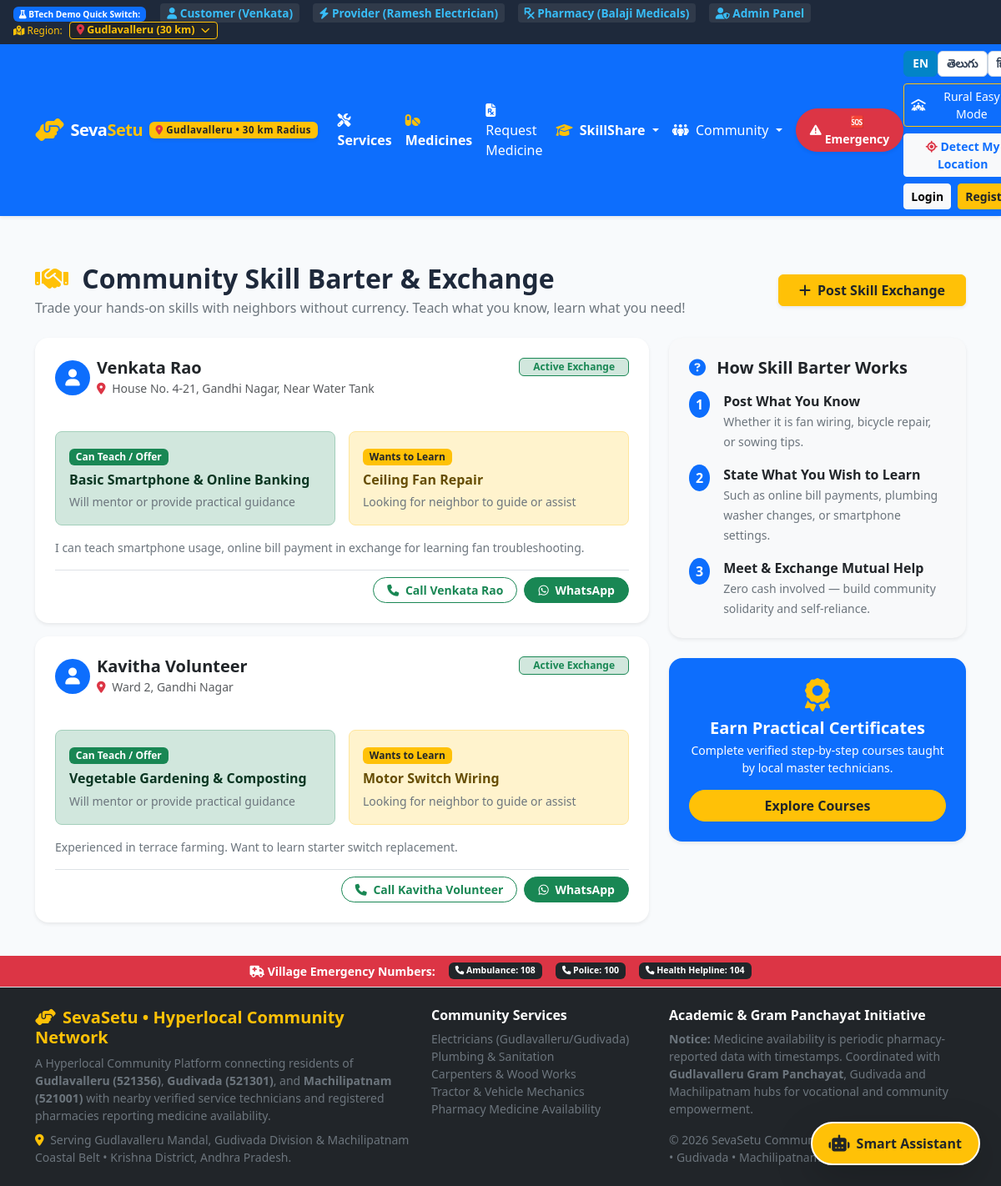
The app's page /skillshare/skill-exchange, older data.
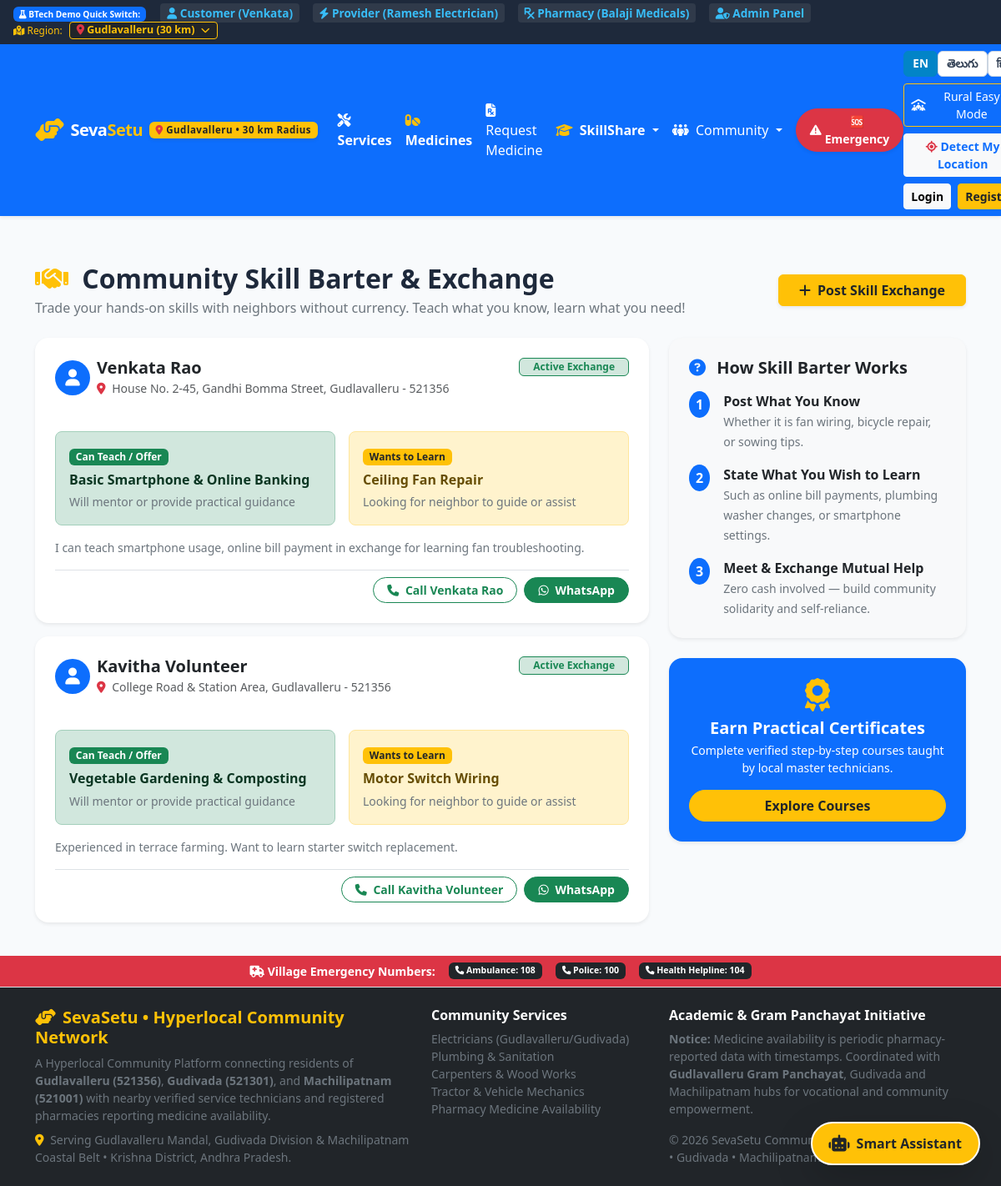
The same page, newer data.
### tables this page shows
CREATE TABLE skill_exchanges (
        exchange_id INTEGER PRIMARY KEY AUTOINCREMENT,
        user_id INTEGER NOT NULL,
        teach_skill TEXT NOT NULL,
        learn_skill TEXT NOT NULL,
        notes TEXT,
        status TEXT DEFAULT 'Active' CHECK(status IN ('Active', 'Matched', 'Closed')),
        created_at TIMESTAMP DEFAULT CURRENT_TIMESTAMP,
        FOREIGN KEY (user_id) REFERENCES users(user_id) ON DELETE CASCADE
    );

CREATE TABLE users (
        user_id INTEGER PRIMARY KEY AUTOINCREMENT,
        name TEXT NOT NULL,
        email TEXT UNIQUE NOT NULL,
        phone TEXT NOT NULL,
        password_hash TEXT NOT NULL,
        role TEXT NOT NULL CHECK(role IN ('customer', 'provider', 'pharmacy', 'admin')),
        latitude REAL DEFAULT 17.3850,
        longitude REAL DEFAULT 78.4867,
        address TEXT,
        created_at TIMESTAMP DEFAULT CURRENT_TIMESTAMP
    );

### routes/skillshare.py (the view)
@skillshare_bp.route('/exchange', endpoint='skill_exchange')
@skillshare_bp.route('/skill-exchange', endpoint='skill_exchange_list')
def skill_exchange():
    exchanges = query_db("""
        SELECT se.*, u.name as user_name, u.phone as user_phone, u.address as user_address
        FROM skill_exchanges se
        JOIN users u ON se.user_id = u.user_id
        WHERE se.status = 'Active'
        ORDER BY se.created_at DESC
    """)
    return render_template('skill_exchange.html', exchanges=exchanges)

### database.py (called while the page is built)
def get_db():
    if 'db' not in g:
        g.db = sqlite3.connect(Config.DATABASE_PATH)
        g.db.row_factory = sqlite3.Row
        g.db.execute("PRAGMA foreign_keys = ON")
        g.db.create_function("haversine", 4, haversine)
    return g.db

def query_db(query, args=(), one=False):
    db = get_db()
    cur = db.execute(query, args)
    rv = cur.fetchall()
    cur.close()
    return (rv[0] if rv else None) if one else rv

### templates/skill_exchange.html (shortened to what the changed rows need)
{% extends 'base.html' %}
{% block content %}
<div class="container py-4">
  <div class="d-flex justify-content-between align-items-center flex-wrap gap-2 mb-4">
    <div>
      <h2 class="fw-bold mb-1">
        <i class="fa-solid fa-handshake text-warning me-2"></i> Community Skill Barter & Exchange
      </h2>
    </div>
  </div>
  <div class="row g-4">
    <div class="col-lg-8">
      {% if exchanges %}
        <div class="row g-3">
          {% for ex in exchanges %}
          <div class="col-12">
            <div class="card border-0 shadow-sm rounded-4 p-4 bg-white">
              <div class="d-flex justify-content-between align-items-start flex-wrap gap-2 mb-3">
                <div class="d-flex align-items-center gap-2">
                  <div class="bg-primary text-white p-2 rounded-circle fs-5 d-flex align-items-center justify-content-center" style="width: 42px; height: 42px;">
                    <i class="fa-solid fa-user"></i>
                  </div>
                  <div>
                    <h5 class="fw-bold mb-0 text-dark">{{ ex.user_name }}</h5>
                    <small class="text-muted"><i class="fa-solid fa-location-dot me-1 text-danger"></i> {{ ex.user_address or 'Local Community Member' }}</small>
                  </div>
                </div>
                <span class="badge bg-success-subtle text-success border border-success px-3 py-1">Active Exchange</span>
              </div>
              <div class="row g-3 my-2">
                <div class="col-md-6">
                  <div class="p-3 bg-success-subtle rounded-3 border border-success-subtle h-100">
                    <span class="badge bg-success mb-2">Can Teach / Offer</span>
                    <h6 class="fw-bold text-success-emphasis mb-1">{{ ex.teach_skill }}</h6>
                    <small class="text-secondary">Will mentor or provide practical guidance</small>
                  </div>
                </div>
                <div class="col-md-6">
                  <div class="p-3 bg-warning-subtle rounded-3 border border-warning-subtle h-100">
                    <span class="badge bg-warning text-dark mb-2">Wants to Learn</span>
                    <h6 class="fw-bold text-warning-emphasis mb-1">{{ ex.learn_skill }}</h6>
                    <small class="text-secondary">Looking for neighbor to guide or assist</small>
                  </div>
                </div>
              </div>
              {% if ex.notes %}
              <p class="text-secondary small mt-2 mb-3">{{ ex.notes }}</p>
              {% endif %}
              <div class="d-flex justify-content-end align-items-center pt-2 border-top gap-2">
                {% if ex.user_phone %}
                <a href="tel:{{ ex.user_phone }}" class="btn btn-sm btn-outline-success fw-bold px-3 rounded-pill">
                  <i class="fa-solid fa-phone me-1"></i> Call {{ ex.user_name }}
                </a>
                <a href="https://wa.me/{{ ex.user_phone|replace(' ', '')|replace('+', '') }}" target="_blank" class="btn btn-sm btn-success fw-bold px-3 rounded-pill">
                  <i class="fa-brands fa-whatsapp me-1"></i> WhatsApp
                </a>
                {% endif %}
              </div>
            </div>
          </div>
          {% endfor %}
        </div>
      {% endif %}
    </div>
  </div>
</div>
{% endblock %}

Row changes from the older to the newer data that the page shows:
changed skill_exchanges "Basic Smartphone & Online Banking": address "House No. 4-21, Gandhi Nagar, Near Water Tank" → "House No. 2-45, Gandhi Bomma Street, Gudlavalleru - 521356"
changed skill_exchanges "Vegetable Gardening & Composting": address "Ward 2, Gandhi Nagar" → "College Road & Station Area, Gudlavalleru - 521356"
